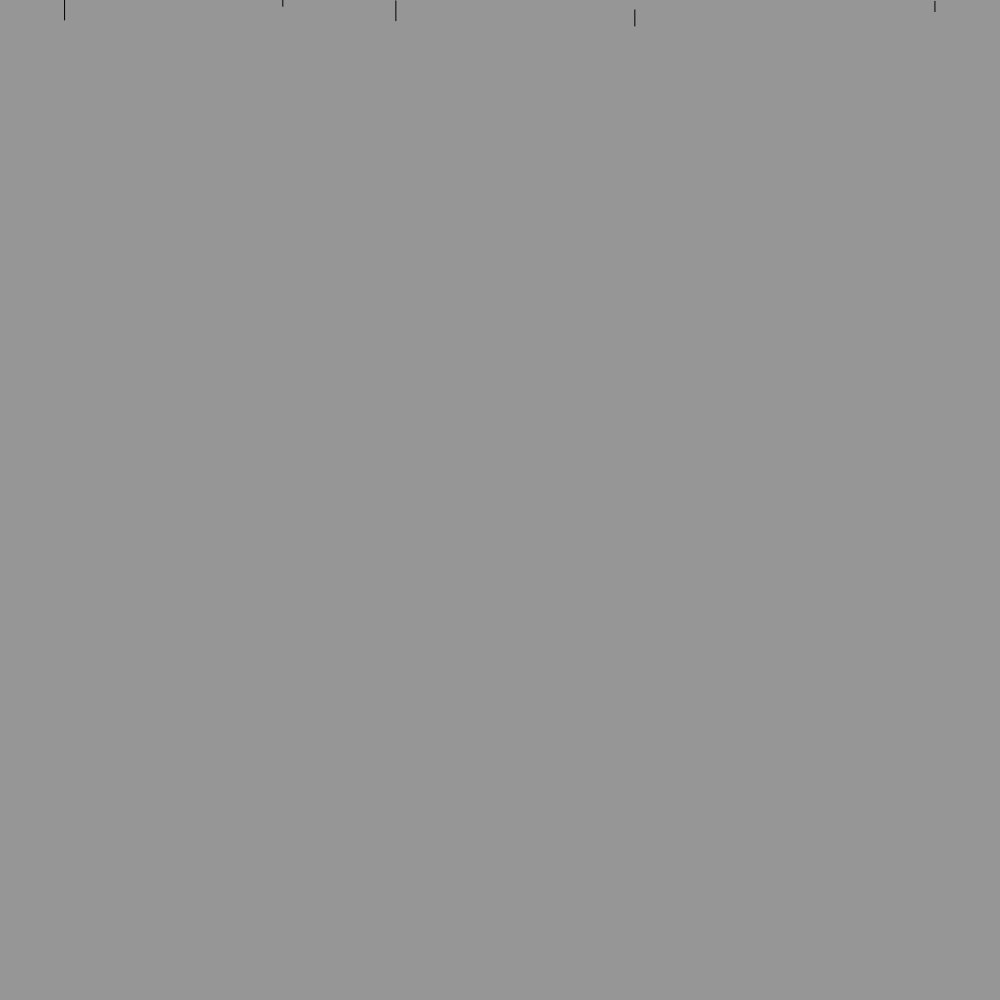
Frame 1 (no input)
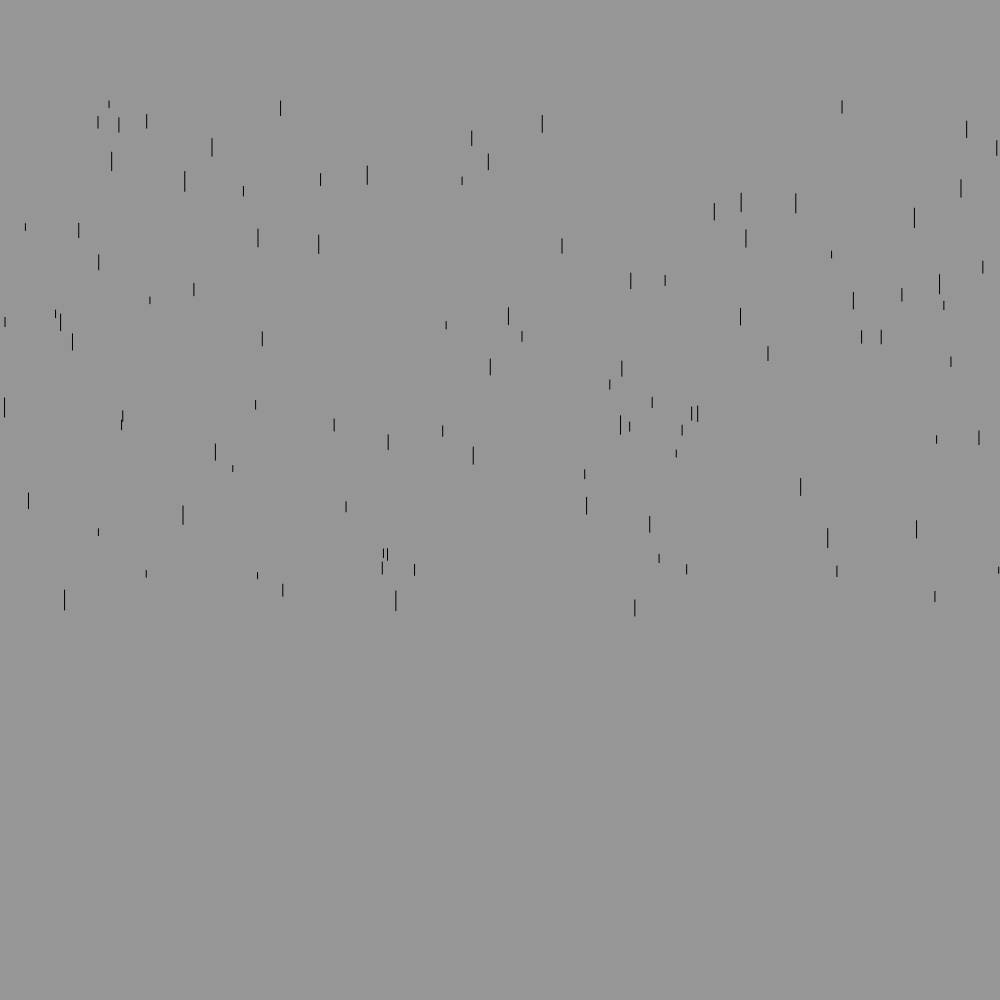
Frame 60 (no input)
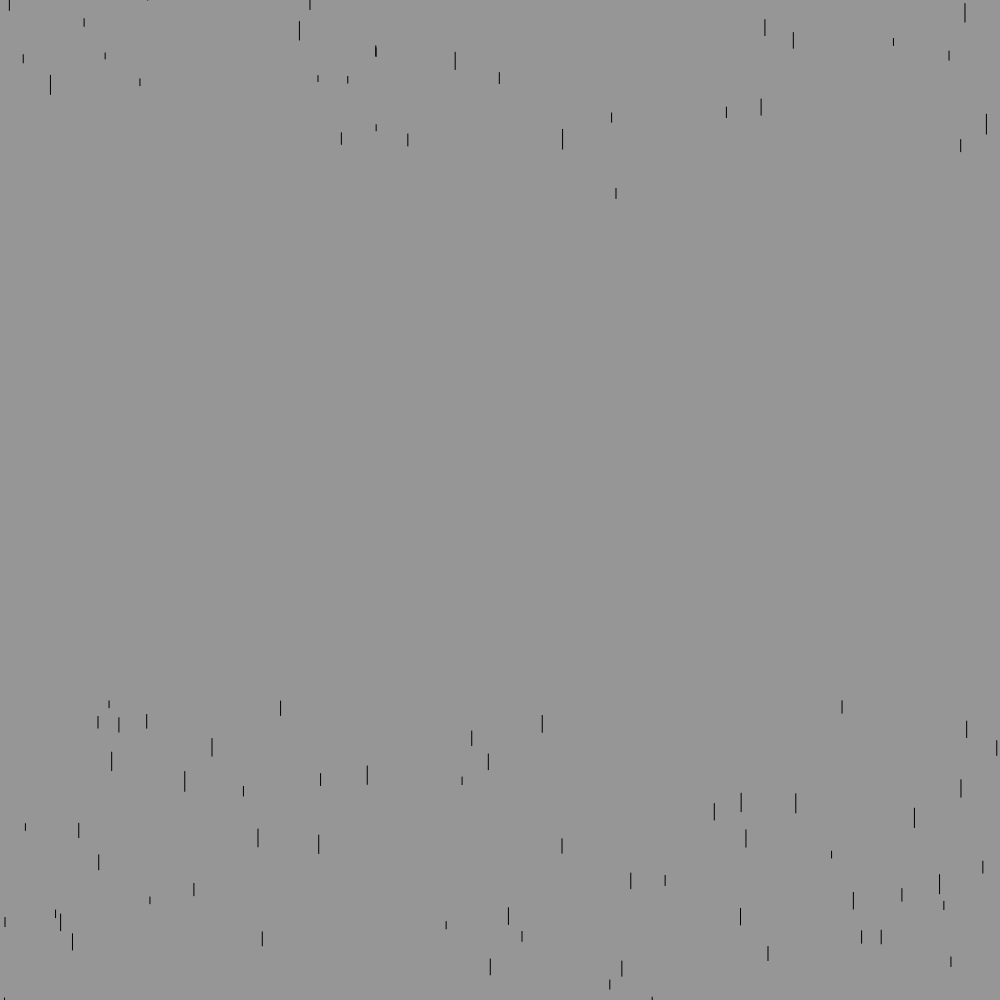
Frame 120 (the mouse pressed at the canvas centre since frame 60)

The p5.js sketch that drew these frames (run headless with seeded random() and noise() and a simulated clock; from frame 60 on, the mouse is pressed at the canvas centre):

// p5.js sketch
// ── sketch.js
var drops = [];
function setup() {
	createCanvas(1000,1000);
	for(i=0;i<100;i++){
		drops[i] = new Drop();
	}
}

function draw() {
	background(150);
	for(i=0;i<drops.length;i++){
		drops[i].move();
		drops[i].show();
	}
}

function Drop(){
	this.x = random(0,width);
	this.y = random(-500,0);
	this.z = random(3,10);

	this.show = function() {
		fill(255,0,100);
		//strokeWeight(map(x,0,z,0,2));
		line(this.x,this.y,this.x,this.y+(2*this.z));
	}
	this.move = function () {
		this.y += 10;
		if (this.y > height){
			this.y = random(-100,0);
			this.x = random(0,width);
		}
	}
}
